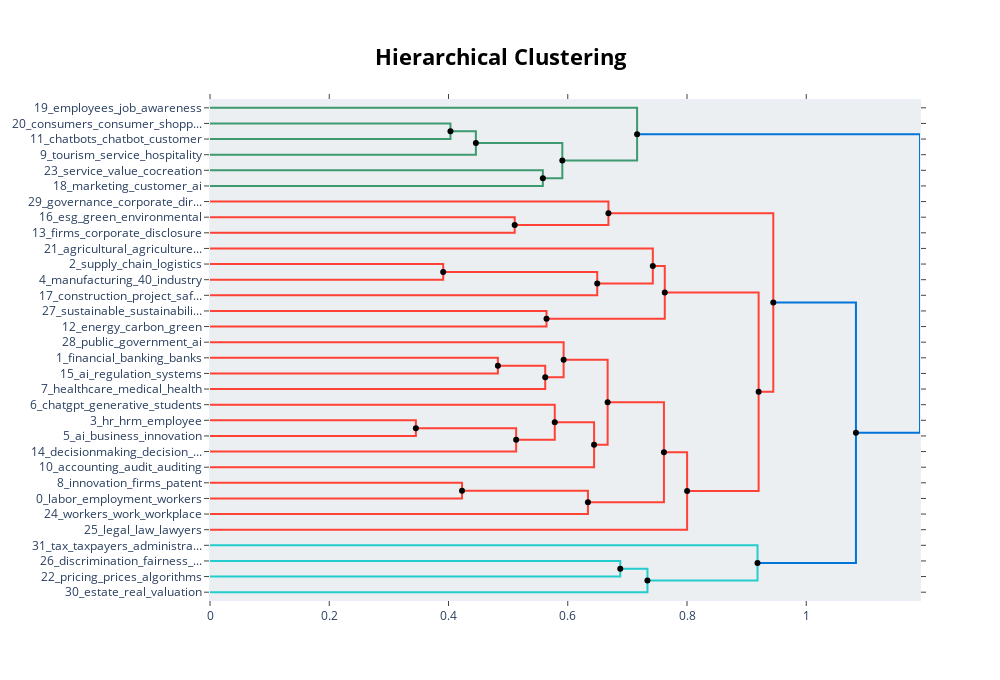

Notebook code for this chart:
### Code cell
## Hierarchy

from scipy.cluster import hierarchy as sch

# Hierarchical topics
# linkage_function = lambda x: sch.linkage(x, 'single', optimal_ordering=True)
hierarchical_topics = topic_model.hierarchical_topics(documents)

fig = topic_model.visualize_hierarchy(hierarchical_topics=hierarchical_topics)
fig.show()

fig.write_image("images/combined_hierarchy.pdf")

### Figure 1 — Plotly figure (JSON) as saved in the notebook; plotly's stock layout.template omitted (floating-point values rounded to 4 significant figures)
{"data": [{"hoverinfo": "text", "marker": {"color": "rgb(61,153,112)"}, "mode": "lines", "text": ["consumers_consumer_shopping_customer_online", "", "", "chatbots_chatbot_customer_service_customers"], "type": "scatter", "x": [0.0, 0.4033, 0.4033, 0.0], "xaxis": "x", "y": [-15.0, -15.0, -25.0, -25.0], "yaxis": "y"}, {"hoverinfo": "text", "marker": {"color": "rgb(61,153,112)"}, "mode": "lines", "text": ["chatbots_customer_chatbot_consumers_service", "", "", "tourism_service_hospitality_robots_hotel"], "type": "scatter", "x": [0.4033, 0.4459, 0.4459, 0.0], "xaxis": "x", "y": [-20.0, -20.0, -35.0, -35.0], "yaxis": "y"}, {"hoverinfo": "text", "marker": {"color": "rgb(61,153,112)"}, "mode": "lines", "text": ["service_value_cocreation_services_ai", "", "", "marketing_customer_ai_b2b_research"], "type": "scatter", "x": [0.0, 0.5582, 0.5582, 0.0], "xaxis": "x", "y": [-45.0, -45.0, -55.0, -55.0], "yaxis": "y"}, {"hoverinfo": "text", "marker": {"color": "rgb(61,153,112)"}, "mode": "lines", "text": ["service_customer_chatbots_tourism_customers", "", "", "marketing_customer_ai_service_value"], "type": "scatter", "x": [0.4459, 0.5909, 0.5909, 0.5582], "xaxis": "x", "y": [-27.5, -27.5, -50.0, -50.0], "yaxis": "y"}, {"hoverinfo": "text", "marker": {"color": "rgb(61,153,112)"}, "mode": "lines", "text": ["employees_job_awareness_employee_stara", "", "", "service_customer_ai_marketing_customers"], "type": "scatter", "x": [0.0, 0.7163, 0.7163, 0.5909], "xaxis": "x", "y": [-5.0, -5.0, -38.75, -38.75], "yaxis": "y"}, {"hoverinfo": "text", "marker": {"color": "rgb(255,65,54)"}, "mode": "lines", "text": ["esg_green_environmental_corporate_enterprises", "", "", "firms_corporate_disclosure_firm_market"], "type": "scatter", "x": [0.0, 0.511, 0.511, 0.0], "xaxis": "x", "y": [-75.0, -75.0, -85.0, -85.0], "yaxis": "y"}, {"hoverinfo": "text", "marker": {"color": "rgb(255,65,54)"}, "mode": "lines", "text": ["governance_corporate_directors_ai_board", "", "", "corporate_esg_firms_green_environmental"], "type": "scatter", "x": [0.0, 0.6682, 0.6682, 0.511], "xaxis": "x", "y": [-65.0, -65.0, -80.0, -80.0], "yaxis": "y"}, {"hoverinfo": "text", "marker": {"color": "rgb(255,65,54)"}, "mode": "lines", "text": ["supply_chain_logistics_resilience_management", "", "", "manufacturing_40_industry_production_technologies"], "type": "scatter", "x": [0.0, 0.3911, 0.3911, 0.0], "xaxis": "x", "y": [-105.0, -105.0, -115.0, -115.0], "yaxis": "y"}, {"hoverinfo": "text", "marker": {"color": "rgb(255,65,54)"}, "mode": "lines", "text": ["supply_chain_manufacturing_industry_40", "", "", "construction_project_safety_projects_management"], "type": "scatter", "x": [0.3911, 0.6494, 0.6494, 0.0], "xaxis": "x", "y": [-110.0, -110.0, -125.0, -125.0], "yaxis": "y"}, {"hoverinfo": "text", "marker": {"color": "rgb(255,65,54)"}, "mode": "lines", "text": ["agricultural_agriculture_farmers_crop_food", "", "", "supply_chain_industry_manufacturing_technologies"], "type": "scatter", "x": [0.0, 0.7427, 0.7427, 0.6494], "xaxis": "x", "y": [-95.0, -95.0, -117.5, -117.5], "yaxis": "y"}, {"hoverinfo": "text", "marker": {"color": "rgb(255,65,54)"}, "mode": "lines", "text": ["sustainable_sustainability_ai_sdgs_development", "", "", "energy_carbon_green_development_renewable"], "type": "scatter", "x": [0.0, 0.5644, 0.5644, 0.0], "xaxis": "x", "y": [-135.0, -135.0, -145.0, -145.0], "yaxis": "y"}, {"hoverinfo": "text", "marker": {"color": "rgb(255,65,54)"}, "mode": "lines", "text": ["supply_chain_industry_manufacturing_technologies", "", "", "energy_carbon_development_sustainable_green"], "type": "scatter", "x": [0.7427, 0.7627, 0.7627, 0.5644], "xaxis": "x", "y": [-106.2, -106.2, -140.0, -140.0], "yaxis": "y"}, {"hoverinfo": "text", "marker": {"color": "rgb(255,65,54)"}, "mode": "lines", "text": ["financial_banking_banks_credit_services", "", "", "ai_regulation_systems_governance_public"], "type": "scatter", "x": [0.0, 0.4828, 0.4828, 0.0], "xaxis": "x", "y": [-165.0, -165.0, -175.0, -175.0], "yaxis": "y"}, {"hoverinfo": "text", "marker": {"color": "rgb(255,65,54)"}, "mode": "lines", "text": ["financial_banking_ai_banks_intelligence", "", "", "healthcare_medical_health_patient_care"], "type": "scatter", "x": [0.4828, 0.5622, 0.5622, 0.0], "xaxis": "x", "y": [-170.0, -170.0, -185.0, -185.0], "yaxis": "y"}, {"hoverinfo": "text", "marker": {"color": "rgb(255,65,54)"}, "mode": "lines", "text": ["public_government_ai_sector_delivery", "", "", "financial_ai_healthcare_banking_intelligence"], "type": "scatter", "x": [0.0, 0.593, 0.593, 0.5622], "xaxis": "x", "y": [-155.0, -155.0, -177.5, -177.5], "yaxis": "y"}, {"hoverinfo": "text", "marker": {"color": "rgb(255,65,54)"}, "mode": "lines", "text": ["hr_hrm_employee_human_ai", "", "", "ai_business_innovation_adoption_organizational"], "type": "scatter", "x": [0.0, 0.3453, 0.3453, 0.0], "xaxis": "x", "y": [-205.0, -205.0, -215.0, -215.0], "yaxis": "y"}, {"hoverinfo": "text", "marker": {"color": "rgb(255,65,54)"}, "mode": "lines", "text": ["ai_hr_adoption_management_business", "", "", "decisionmaking_decision_human_ai_decisions"], "type": "scatter", "x": [0.3453, 0.5135, 0.5135, 0.0], "xaxis": "x", "y": [-210.0, -210.0, -225.0, -225.0], "yaxis": "y"}, {"hoverinfo": "text", "marker": {"color": "rgb(255,65,54)"}, "mode": "lines", "text": ["chatgpt_generative_students_llms_language", "", "", "ai_human_intelligence_adoption_hr"], "type": "scatter", "x": [0.0, 0.5782, 0.5782, 0.5135], "xaxis": "x", "y": [-195.0, -195.0, -217.5, -217.5], "yaxis": "y"}, {"hoverinfo": "text", "marker": {"color": "rgb(255,65,54)"}, "mode": "lines", "text": ["ai_human_research_study_intelligence", "", "", "accounting_audit_auditing_auditors_study"], "type": "scatter", "x": [0.5782, 0.6442, 0.6442, 0.0], "xaxis": "x", "y": [-206.2, -206.2, -235.0, -235.0], "yaxis": "y"}, {"hoverinfo": "text", "marker": {"color": "rgb(255,65,54)"}, "mode": "lines", "text": ["financial_ai_healthcare_banking_intelligence", "", "", "ai_study_research_intelligence_human"], "type": "scatter", "x": [0.593, 0.6669, 0.6669, 0.6442], "xaxis": "x", "y": [-166.2, -166.2, -220.6, -220.6], "yaxis": "y"}, {"hoverinfo": "text", "marker": {"color": "rgb(255,65,54)"}, "mode": "lines", "text": ["innovation_firms_patent_gpt_ai", "", "", "labor_employment_workers_automation_ai"], "type": "scatter", "x": [0.0, 0.4227, 0.4227, 0.0], "xaxis": "x", "y": [-245.0, -245.0, -255.0, -255.0], "yaxis": "y"}, {"hoverinfo": "text", "marker": {"color": "rgb(255,65,54)"}, "mode": "lines", "text": ["labor_ai_employment_growth_economic", "", "", "workers_work_workplace_risks_worker"], "type": "scatter", "x": [0.4227, 0.6338, 0.6338, 0.0], "xaxis": "x", "y": [-250.0, -250.0, -265.0, -265.0], "yaxis": "y"}, {"hoverinfo": "text", "marker": {"color": "rgb(255,65,54)"}, "mode": "lines", "text": ["ai_intelligence_artificial_financial_study", "", "", "labor_ai_workers_employment_growth"], "type": "scatter", "x": [0.6669, 0.7613, 0.7613, 0.6338], "xaxis": "x", "y": [-193.4, -193.4, -257.5, -257.5], "yaxis": "y"}, {"hoverinfo": "text", "marker": {"color": "rgb(255,65,54)"}, "mode": "lines", "text": ["ai_intelligence_artificial_data_study", "", "", "legal_law_lawyers_profession_justice"], "type": "scatter", "x": [0.7613, 0.8002, 0.8002, 0.0], "xaxis": "x", "y": [-225.5, -225.5, -275.0, -275.0], "yaxis": "y"}, {"hoverinfo": "text", "marker": {"color": "rgb(255,65,54)"}, "mode": "lines", "text": ["supply_chain_industry_energy_manufacturing", "", "", "ai_intelligence_artificial_data_study"], "type": "scatter", "x": [0.7627, 0.9201, 0.9201, 0.8002], "xaxis": "x", "y": [-123.1, -123.1, -250.2, -250.2], "yaxis": "y"}, {"hoverinfo": "text", "marker": {"color": "rgb(255,65,54)"}, "mode": "lines", "text": ["corporate_esg_firms_governance_green", "", "", "ai_intelligence_artificial_data_study"], "type": "scatter", "x": [0.6682, 0.9447, 0.9447, 0.9201], "xaxis": "x", "y": [-72.5, -72.5, -186.7, -186.7], "yaxis": "y"}, {"hoverinfo": "text", "marker": {"color": "rgb(35,205,205)"}, "mode": "lines", "text": ["discrimination_fairness_algorithmic_bias_learning", "", "", "pricing_prices_algorithms_collusion_competition"], "type": "scatter", "x": [0.0, 0.6881, 0.6881, 0.0], "xaxis": "x", "y": [-295.0, -295.0, -305.0, -305.0], "yaxis": "y"}, {"hoverinfo": "text", "marker": {"color": "rgb(35,205,205)"}, "mode": "lines", "text": ["discrimination_algorithms_algorithmic_fairness_pricing", "", "", "estate_real_valuation_housing_prices"], "type": "scatter", "x": [0.6881, 0.7337, 0.7337, 0.0], "xaxis": "x", "y": [-300.0, -300.0, -315.0, -315.0], "yaxis": "y"}, {"hoverinfo": "text", "marker": {"color": "rgb(35,205,205)"}, "mode": "lines", "text": ["tax_taxpayers_administrations_rights_administration", "", "", "prices_algorithms_algorithmic_discrimination_fairness"], "type": "scatter", "x": [0.0, 0.9183, 0.9183, 0.7337], "xaxis": "x", "y": [-285.0, -285.0, -307.5, -307.5], "yaxis": "y"}, {"hoverinfo": "text", "marker": {"color": "rgb(0,116,217)"}, "mode": "lines", "text": ["ai_intelligence_artificial_data_study", "", "", "tax_algorithmic_algorithms_prices_discrimination"], "type": "scatter", "x": [0.9447, 1.083, 1.083, 0.9183], "xaxis": "x", "y": [-129.6, -129.6, -296.2, -296.2], "yaxis": "y"}, {"hoverinfo": "text", "marker": {"color": "rgb(0,116,217)"}, "mode": "lines", "text": ["service_customer_ai_study_marketing", "", "", "ai_intelligence_artificial_data_study"], "type": "scatter", "x": [0.7163, 1.191, 1.191, 1.083], "xaxis": "x", "y": [-21.88, -21.88, -212.9, -212.9], "yaxis": "y"}, {"hoverinfo": "text", "hovertext": ["chatbots_customer_chatbot_consumers_service", "service_customer_chatbots_tourism_customers", "supply_chain_manufacturing_industry_40", "supply_chain_industry_manufacturing_technologies", "financial_banking_ai_banks_intelligence", "ai_hr_adoption_management_business", "ai_human_research_study_intelligence", "financial_ai_healthcare_banking_intelligence", "labor_ai_employment_growth_economic", "ai_intelligence_artificial_financial_study", "ai_intelligence_artificial_data_study", "supply_chain_industry_energy_manufacturing", "corporate_esg_firms_governance_green", "discrimination_algorithms_algorithmic_fairness_pricing", "ai_intelligence_artificial_data_study", "service_customer_ai_study_marketing"], "marker": {"color": "black"}, "mode": "markers", "showlegend": false, "type": "scatter", "x": [0.4033, 0.4459, 0.3911, 0.7427, 0.4828, 0.3453, 0.5782, 0.593, 0.4227, 0.6669, 0.7613, 0.7627, 0.6682, 0.6881, 0.9447, 0.7163], "y": [-20, -27.5, -110, -106.2, -170, -210, -206.2, -166.2, -250, -193.4, -225.5, -123.1, -72.5, -300, -129.6, -21.88]}, {"hoverinfo": "text", "hovertext": ["marketing_customer_ai_service_value", "service_customer_ai_marketing_customers", "corporate_esg_firms_green_environmental", "supply_chain_industry_manufacturing_technologies", "energy_carbon_development_sustainable_green", "financial_ai_healthcare_banking_intelligence", "ai_human_intelligence_adoption_hr", "ai_study_research_intelligence_human", "labor_ai_workers_employment_growth", "ai_intelligence_artificial_data_study", "ai_intelligence_artificial_data_study", "prices_algorithms_algorithmic_discrimination_fairness", "tax_algorithmic_algorithms_prices_discrimination", "ai_intelligence_artificial_data_study"], "marker": {"color": "black"}, "mode": "markers", "showlegend": false, "type": "scatter", "x": [0.5582, 0.5909, 0.511, 0.6494, 0.5644, 0.5622, 0.5135, 0.6442, 0.6338, 0.8002, 0.9201, 0.7337, 0.9183, 1.083], "y": [-50, -38.75, -80, -117.5, -140, -177.5, -217.5, -220.6, -257.5, -250.2, -186.7, -307.5, -296.2, -212.9]}], "layout": {"autosize": false, "height": 680, "hoverlabel": {"bgcolor": "white", "font": {"family": "Rockwell", "size": 16}}, "hovermode": "closest", "plot_bgcolor": "#ECEFF1", "showlegend": false, "title": {"font": {"color": "Black", "size": 22}, "text": "<b>Hierarchical Clustering</b>", "x": 0.5, "xanchor": "center", "yanchor": "top"}, "width": 1000, "xaxis": {"mirror": "allticks", "rangemode": "tozero", "showgrid": false, "showline": true, "showticklabels": true, "ticks": "outside", "type": "linear", "zeroline": false}, "yaxis": {"mirror": "allticks", "range": [-320, 0], "rangemode": "tozero", "showgrid": false, "showline": true, "showticklabels": true, "tickmode": "array", "ticks": "outside", "ticktext": ["19_employees_job_awareness", "20_consumers_consumer_shopp...", "11_chatbots_chatbot_customer", "9_tourism_service_hospitality", "23_service_value_cocreation", "18_marketing_customer_ai", "29_governance_corporate_dir...", "16_esg_green_environmental", "13_firms_corporate_disclosure", "21_agricultural_agriculture...", "2_supply_chain_logistics", "4_manufacturing_40_industry", "17_construction_project_saf...", "27_sustainable_sustainabili...", "12_energy_carbon_green", "28_public_government_ai", "1_financial_banking_banks", "15_ai_regulation_systems", "7_healthcare_medical_health", "6_chatgpt_generative_students", "3_hr_hrm_employee", "5_ai_business_innovation", "14_decisionmaking_decision_...", "10_accounting_audit_auditing", "8_innovation_firms_patent", "0_labor_employment_workers", "24_workers_work_workplace", "25_legal_law_lawyers", "31_tax_taxpayers_administra...", "26_discrimination_fairness_...", "22_pricing_prices_algorithms", "30_estate_real_valuation"], "tickvals": [-5, -15, -25, -35, -45, -55, -65, -75, -85, -95, -105, -115, -125, -135, -145, -155, -165, -175, -185, -195, -205, -215, -225, -235, -245, -255, -265, -275, -285, -295, -305, -315], "type": "linear", "zeroline": false}}}
